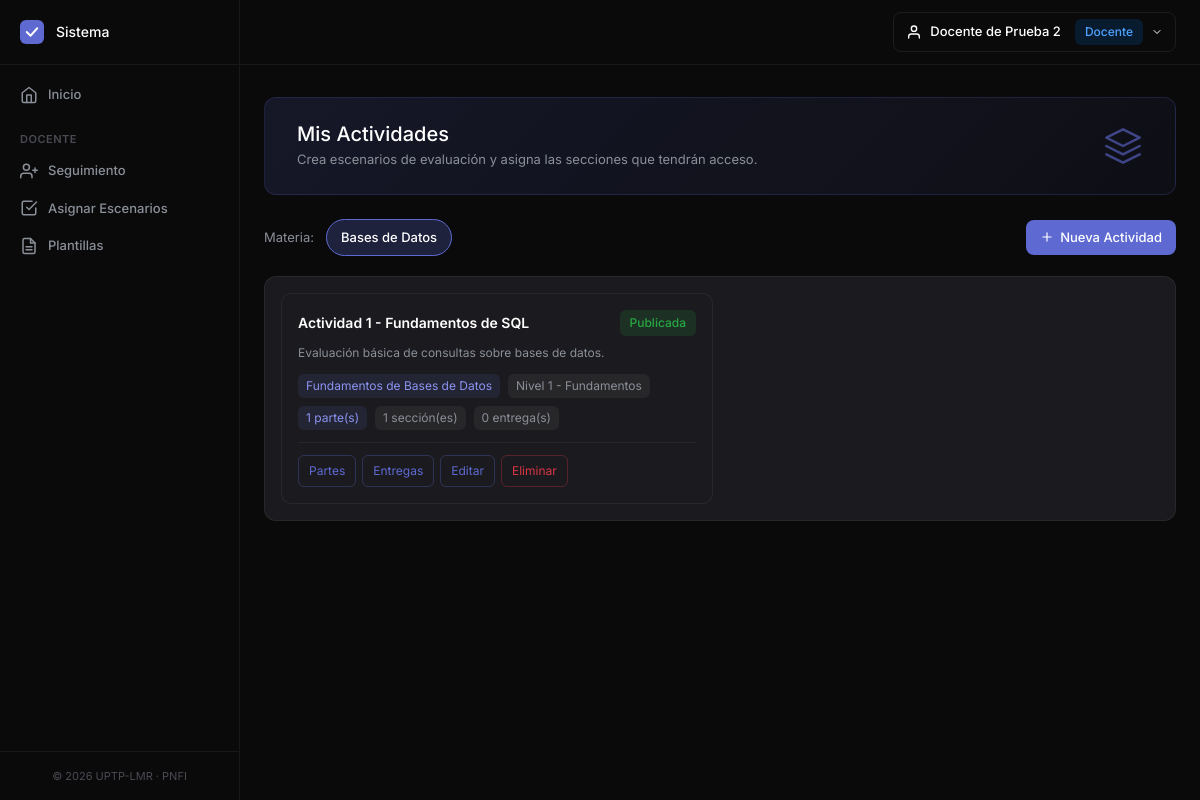
The app's page /actividad (signed in) with its own data.
### tables this page shows
CREATE TABLE `materia` (
  `id` int NOT NULL,
  `nombre` varchar(120) NOT NULL,
  `created_at` datetime NOT NULL DEFAULT CURRENT_TIMESTAMP
);

CREATE TABLE `actividad` (
  `id` int NOT NULL,
  `id_materia` int NOT NULL,
  `id_unidad` int NOT NULL,
  `titulo` varchar(150) NOT NULL,
  `descripcion` text NULL,
  `id_nivel` int NULL,
  `estado` tinyint NOT NULL DEFAULT 1 COMMENT '1=publicada, 2=borrador',
  `created_at` datetime NOT NULL DEFAULT CURRENT_TIMESTAMP,
  `updated_at` datetime NOT NULL DEFAULT CURRENT_TIMESTAMP ON UPDATE CURRENT_TIMESTAMP
);

CREATE TABLE `unidad` (
  `id` int NOT NULL,
  `titulo` varchar(150) NOT NULL,
  `descripcion` text NULL,
  `id_materia` int NOT NULL,
  `id_nivel` int NOT NULL,
  `orden` int NOT NULL DEFAULT 1,
  `estado` tinyint NOT NULL DEFAULT 1 COMMENT '1=publicado, 2=borrador',
  `contenido_html` longtext NULL,
  `created_at` datetime NOT NULL DEFAULT CURRENT_TIMESTAMP,
  `updated_at` datetime NOT NULL DEFAULT CURRENT_TIMESTAMP ON UPDATE CURRENT_TIMESTAMP
);

CREATE TABLE `nivel` (
  `id` int NOT NULL,
  `numero` tinyint NOT NULL,
  `nombre` varchar(80) NOT NULL,
  `descripcion` text NULL,
  `porcentaje_desbloqueo` tinyint NOT NULL DEFAULT 80,
  `estado` tinyint NOT NULL DEFAULT 1
);

### controller/ActividadController.php (called while the page is built, shortened)
<?php
require_once __DIR__ . '/../core/Auth.php';
class ActividadController extends Controller
{
    public function index()
    {
        return $this->indexDocente();
    }
    private function indexDocente()
    {
        $dmModel = $this->model('DocenteMateria');
        $actModel = $this->model('Actividad');
        $materias = $dmModel->materiasDeDocente(Auth::id());
        $materiaSel = (int)($_GET['materia'] ?? $materias[0]['id']);
        $actividades = $actModel->listarPorMateria($materiaSel);
        $this->render('actividad/index', [
            'titulo'     => 'Actividades',
            'menuActivo' => 'actividades',
            'materias'   => $materias,
            'materiaSel' => $materiaSel,
            'actividades'=> $actividades,
            'esDocente'  => true
        ]);
    }
}

### core/Router.php (called while the page is built, shortened)
<?php
class Router
{
    private $controller = 'LoginController';
    private $method = 'index';
    private $params = [];
    public function __construct($url)
    {
        $url = $this->parseUrl($url);
        if (!empty($url[0])) {
            $controllerName = ucfirst($url[0]) . 'Controller';
            $controllerFile = __DIR__ . '/../controller/' . $controllerName . '.php';
            if (file_exists($controllerFile)) {
                $this->controller = $controllerName;
                unset($url[0]);
            }
        }
        $this->controller = new $this->controller;
        $this->params = $url ? array_values($url) : [];
    }
    public function run()
    {
        call_user_func_array([$this->controller, $this->method], $this->params);
    }
    private function parseUrl($url)
    {
        if (isset($url)) {
            return explode('/', filter_var(rtrim($url, '/'), FILTER_SANITIZE_URL));
        }
        return [];
    }
}

### core/App.php (called while the page is built, shortened)
<?php
require_once __DIR__ . '/Router.php';
require_once __DIR__ . '/Controller.php';
require_once __DIR__ . '/Model.php';
require_once __DIR__ . '/Auth.php';
class App
{
    public function __construct()
    {
        $url = isset($_GET['url']) ? $_GET['url'] : '';
        $router = new Router($url);
        $router->run();
    }
}

### index.php (called while the page is built, shortened)
<?php
require_once __DIR__ . '/core/App.php';
$app = new App();

### model/Database.php (called while the page is built, shortened)
<?php
class Database
{
    private static $instance = null;
    private $pdo;
    private function __construct()
    {
        try {
            $dsn = "mysql:host=" . DB_HOST . ";dbname=" . DB_NAME . ";charset=" . DB_CHARSET;
            $options = [
                PDO::ATTR_ERRMODE            => PDO::ERRMODE_EXCEPTION,
                PDO::ATTR_DEFAULT_FETCH_MODE => PDO::FETCH_ASSOC,
                PDO::ATTR_EMULATE_PREPARES   => false,
            ];
            $this->pdo = new PDO($dsn, DB_USER, DB_PASS, $options);
        } catch (PDOException $e) {
            throw new Exception("Error de conexión a la base de datos: " . $e->getMessage());
        }
    }
    public static function getInstance()
    {
        if (self::$instance === null) {
            self::$instance = new self();
        }
        return self::$instance;
    }
    public function query($sql, $params = [])
    {
        $stmt = $this->pdo->prepare($sql);
        $stmt->execute($params);
        return $stmt;
    }
    public function fetchAll($sql, $params = [])
    {
        return $this->query($sql, $params)->fetchAll();
    }
}

### core/Auth.php (called while the page is built, shortened)
<?php
class Auth
{
    public static function id()
    {
        return $_SESSION['usuario']['id'] ?? null;
    }
}

### core/Model.php (called while the page is built, shortened)
<?php
require_once __DIR__ . '/../model/Database.php';
class Model
{
    public function __construct()
    {
        $this->db = Database::getInstance();
    }
}

### model/DocenteMateria.php (called while the page is built, shortened)
<?php
class DocenteMateria extends Model
{
    public function materiasDeDocente($idDocente)
    {
        $sql = "SELECT m.id, m.nombre
                FROM materia m
                INNER JOIN docente_materia dm ON dm.id_materia = m.id
                WHERE dm.id_docente = ?
                ORDER BY m.nombre";
        return $this->db->fetchAll($sql, [$idDocente]);
    }
}

### model/Actividad.php (called while the page is built, shortened)
<?php
class Actividad extends Model
{
    public function listarPorMateria($idMateria)
    {
        $sql = "SELECT a.*, m.nombre AS materia,
                       n.nombre AS nivel,
                       u.titulo AS unidad,
                       (SELECT COUNT(*) FROM actividad_parte ap WHERE ap.id_actividad = a.id AND ap.estado = 1) AS total_partes,
                       (SELECT COUNT(*) FROM seccion_actividad sa WHERE sa.id_actividad = a.id) AS total_secciones,
                       (SELECT COUNT(*) FROM actividad_entrega ae WHERE ae.id_actividad = a.id) AS total_entregas
                FROM actividad a
                INNER JOIN materia m ON m.id = a.id_materia
                INNER JOIN unidad u ON u.id = a.id_unidad
                LEFT JOIN nivel n ON n.id = a.id_nivel
                WHERE a.id_materia = ?
                ORDER BY a.created_at DESC";
        return $this->db->fetchAll($sql, [$idMateria]);
    }
}

### view/actividad/index.php (the view, shortened to what this page needs)
<div class="welcome-banner">
    <div class="welcome-text">
        <h2><?= $esDocente ? 'Mis Actividades' : 'Actividades' ?></h2>
        <p><?= $esDocente ? 'Crea escenarios de evaluación y asigna las secciones que tendrán acceso.' : 'Resuelve tus actividades asignadas, parte por parte.' ?></p>
    </div>
    <div class="welcome-icon">
        <svg width="40" height="40" viewBox="0 0 24 24" fill="none" stroke="currentColor" stroke-width="1.5" stroke-linecap="round" stroke-linejoin="round"><polygon points="12 2 2 7 12 12 22 7 12 2"/><polyline points="2 17 12 22 22 17"/><polyline points="2 12 12 17 22 12"/></svg>
    </div>
</div>
<?php if (empty($materias)): ?>
    <div class="card-custom">
        <div class="card-body-custom">
            <div class="empty-state">
                <svg width="48" height="48" viewBox="0 0 24 24" fill="none" stroke="currentColor" stroke-width="1.5" stroke-linecap="round" stroke-linejoin="round" style="color: #2A2B32; margin-bottom: 16px;"><path d="M2 3h6a4 4 0 0 1 4 4v14a3 3 0 0 0-3-3H2z"/><path d="M22 3h-6a4 4 0 0 0-4 4v14a3 3 0 0 1 3-3h7z"/></svg>
                <h5><?= $esDocente ? 'No tienes materias asignadas' : 'No tienes materias asignadas' ?></h5>
                <p><?= $esDocente ? 'Contacta al administrador para que te asigne materias.' : 'Pide al docente que te inscriba en una sección.' ?></p>
            </div>
        </div>
    </div>
<?php else: ?>
    <div style="display: flex; align-items: center; gap: 12px; margin-bottom: 20px; flex-wrap: wrap;">
        <label style="color: #8A8F98; font-size: 13px;">Materia:</label>
        <div style="display: flex; gap: 8px; flex-wrap: wrap;">
            <?php foreach ($materias as $m): ?>
                <a href="<?= BASE_URL ?>actividad?materia=<?= (int)$m['id'] ?>"
                   style="text-decoration: none; padding: 8px 14px; border-radius: 20px; font-size: 13px; font-weight: 500; border: 1px solid <?= (int)$m['id'] === $materiaSel ? '#5E6AD2' : 'rgba(255,255,255,0.1)' ?>; color: <?= (int)$m['id'] === $materiaSel ? '#FFFFFF' : '#8A8F98' ?>; background: <?= (int)$m['id'] === $materiaSel ? 'rgba(94,106,210,0.25)' : 'transparent' ?>;">
                    <?= htmlspecialchars($m['nombre']) ?>
                </a>
            <?php endforeach; ?>
        </div>
        <?php if ($esDocente): ?>
            <a href="<?= BASE_URL ?>actividad/form" style="margin-left: auto; text-decoration: none; display: inline-flex; align-items: center; gap: 6px; padding: 8px 14px; font-size: 13px;" class="btn-primary-custom">
                <svg width="14" height="14" viewBox="0 0 24 24" fill="none" stroke="currentColor" stroke-width="2" stroke-linecap="round" stroke-linejoin="round"><line x1="12" y1="5" x2="12" y2="19"/><line x1="5" y1="12" x2="19" y2="12"/></svg>
                Nueva Actividad
            </a>
        <?php endif; ?>
    </div>
    <?php if (empty($actividades)): ?>
        <div class="card-custom">
            <div class="card-body-custom">
                <div class="empty-state">
                    <svg width="48" height="48" viewBox="0 0 24 24" fill="none" stroke="currentColor" stroke-width="1.5" stroke-linecap="round" stroke-linejoin="round" style="color: #2A2B32; margin-bottom: 16px;"><polygon points="12 2 2 7 12 12 22 7 12 2"/><polyline points="2 17 12 22 22 17"/><polyline points="2 12 12 17 22 12"/></svg>
                    <h5><?= $esDocente ? 'No hay actividades para esta materia' : 'No tienes actividades en esta materia' ?></h5>
                    <p><?= $esDocente ? 'Crea la primera actividad y asígnala a una sección.' : 'Cuando el docente te asigne una actividad aparecerá aquí.' ?></p>
                </div>
            </div>
        </div>
    <?php else: ?>
        <div class="card-custom">
            <div class="card-body-custom" style="padding: 0;">
                <div style="display: grid; grid-template-columns: repeat(auto-fill, minmax(320px, 1fr)); gap: 14px; padding: 16px;">
                    <?php foreach ($actividades as $a): ?>
                        <?php $encId = $this->encodeId($a['id']); ?>
                        <div style="background: #1B1B1F; border: 1px solid rgba(255,255,255,0.06); border-radius: 10px; padding: 16px; display: flex; flex-direction: column; gap: 12px;">
                            <div>
                                <div style="display: flex; align-items: center; gap: 8px; flex-wrap: wrap;">
                                    <h5 style="color: #FFFFFF; font-size: 14px; font-weight: 600; margin: 0; flex: 1;"><?= htmlspecialchars($a['titulo']) ?></h5>
                                    <?php if (isset($a['estado'])): ?>
                                        <?php if ($a['estado'] == 1): ?>
                                            <span class="badge-estado badge-activo">Publicada</span>
                                        <?php else: ?>
                                            <span class="badge-estado badge-deshabilitado">Borrador</span>
                                        <?php endif; ?>
                                    <?php endif; ?>
                                </div>
                                <?php if (!empty($a['descripcion'])): ?>
                                    <p style="color: #8A8F98; font-size: 12px; line-height: 1.5; margin: 8px 0 0;"><?= htmlspecialchars($a['descripcion']) ?></p>
                                <?php endif; ?>
                            </div>
                            <div style="display: flex; align-items: center; gap: 8px; flex-wrap: wrap; font-size: 12px; color: #8A8F98;">
                                <?php if (!empty($a['unidad'])): ?>
                                    <span style="background: rgba(94,106,210,0.12); color: #8B93F0; padding: 3px 8px; border-radius: 6px;"><?= htmlspecialchars($a['unidad']) ?></span>
                                <?php endif; ?>
                                <?php if (!empty($a['nivel'])): ?>
                                    <span style="background: rgba(255,255,255,0.05); padding: 3px 8px; border-radius: 6px;"><?= htmlspecialchars($a['nivel']) ?></span>
                                <?php endif; ?>
                                <span style="background: rgba(94,106,210,0.12); color: #8B93F0; padding: 3px 8px; border-radius: 6px;"><?= (int)$a['total_partes'] ?> parte(s)</span>
                                <?php if ($esDocente): ?>
                                    <span style="background: rgba(255,255,255,0.05); padding: 3px 8px; border-radius: 6px;"><?= (int)$a['total_secciones'] ?> sección(es)</span>
                                    <span style="background: rgba(255,255,255,0.05); padding: 3px 8px; border-radius: 6px;"><?= (int)$a['total_entregas'] ?> entrega(s)</span>
                                <?php endif; ?>
                            </div>
                            <div style="display: flex; gap: 6px; flex-wrap: wrap; border-top: 1px solid rgba(255,255,255,0.05); padding-top: 12px;">
                                <?php if ($esDocente): ?>
                                    <a href="<?= BASE_URL ?>actividad/partes/<?= $encId ?>" class="btn-outline-primary btn-sm-custom" style="text-decoration: none;">Partes</a>
                                    <a href="<?= BASE_URL ?>actividad/entregas/<?= $encId ?>" class="btn-outline-primary btn-sm-custom" style="text-decoration: none;">Entregas</a>
                                    <a href="<?= BASE_URL ?>actividad/form/<?= $encId ?>" class="btn-outline-primary btn-sm-custom" style="text-decoration: none;">Editar</a>
                                    <a href="<?= BASE_URL ?>actividad/eliminar/<?= $encId ?>" class="btn-outline-danger btn-sm-custom btn-eliminar" data-nombre="<?= htmlspecialchars($a['titulo']) ?>" style="text-decoration: none;">Eliminar</a>
                                <?php endif; ?>
                            </div>
                        </div>
                    <?php endforeach; ?>
                </div>
            </div>
        </div>
    <?php endif; ?>
<?php endif; ?>

### resource/css/estilos.css (style rules this page uses)
* { margin: 0; padding: 0; box-sizing: border-box; }
body { font-family: 'Inter', -apple-system, BlinkMacSystemFont, sans-serif; background: #0A0A0B; color: #FFFFFF; overflow-x: hidden; }
.card-custom { background: #1B1B1F; border: 1px solid rgba(255, 255, 255, 0.06); border-radius: 12px; overflow: hidden; --bs-card-bg: #1B1B1F; --bs-card-border-color: rgba(255, 255, 255, 0.06); }
.card-body-custom { padding: 24px; }
.badge-estado { padding: 4px 10px; border-radius: 6px; font-size: 12px; font-weight: 500; }
.badge-activo { background: rgba(40, 167, 69, 0.15); color: #28A745; }
.btn-primary-custom { background: #5E6AD2; border: none; padding: 10px 20px; font-weight: 500; font-size: 13px; border-radius: 8px; transition: all 0.15s ease; color: #FFFFFF; cursor: pointer; }
.btn-sm-custom { padding: 6px 10px; border-radius: 6px; font-size: 12px; transition: all 0.15s ease; }
.btn-outline-primary { background: transparent; border: 1px solid rgba(94, 106, 210, 0.3); color: #5E6AD2; }
.btn-outline-danger { background: transparent; border: 1px solid rgba(220, 53, 69, 0.3); color: #DC3545; }
.welcome-banner { background: linear-gradient(135deg, rgba(94, 106, 210, 0.15) 0%, rgba(94, 106, 210, 0.05) 100%); border: 1px solid rgba(94, 106, 210, 0.2); border-radius: 12px; padding: 24px 32px; margin-bottom: 24px; display: flex; align-items: center; justify-content: space-between; }
.welcome-text h2 { color: #FFFFFF; font-size: 20px; font-weight: 500; margin: 0 0 4px; }
.welcome-text p { color: #8A8F98; font-size: 13px; margin: 0; }
.welcome-icon { color: #5E6AD2; opacity: 0.6; }

### records on screen
materia: nombre "Bases de Datos"
actividad: titulo "Actividad 1 - Fundamentos de SQL", estado "Publicada", descripcion "Evaluación básica de consultas sobre bases de datos.", id_unidad.titulo "Fundamentos de Bases de Datos", id_nivel.nombre "Nivel 1 - Fundamentos", total_partes "1", total_secciones "1", total_entregas "0"
